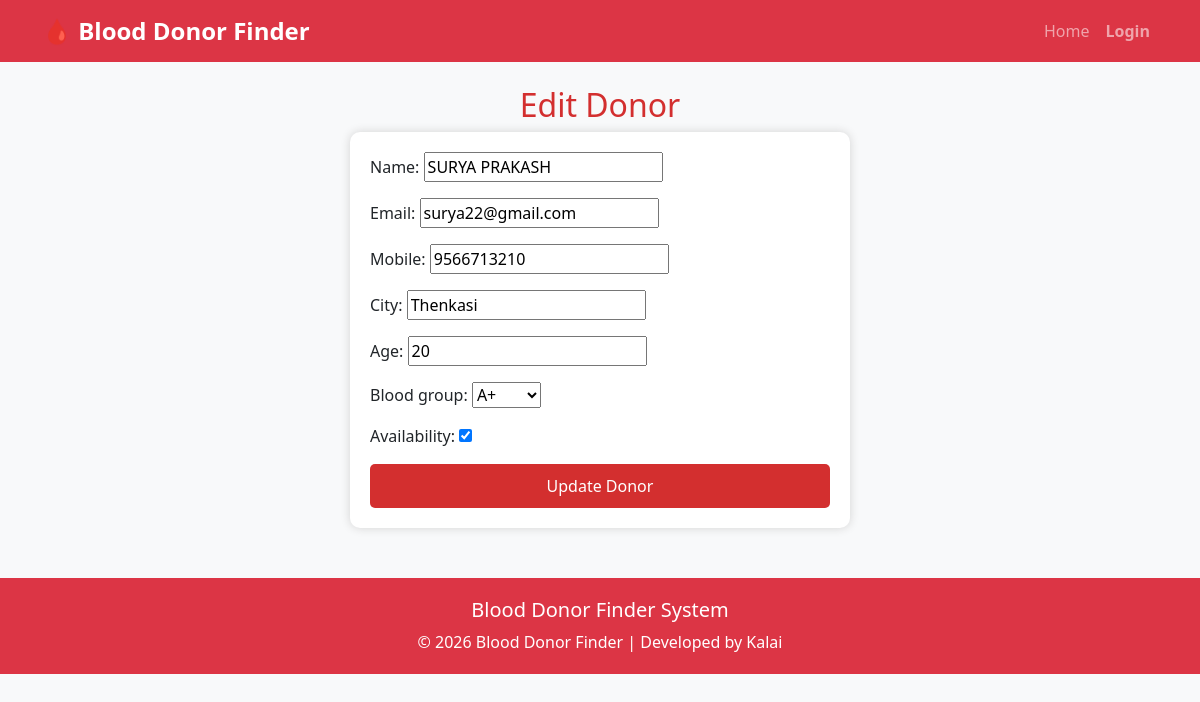
Page /edit/1/ on the committed database.
### donor/models.py (models this page shows, shortened)
class Donor(models.Model):
    BLOOD_GROUPS = [
        ('A+', 'A+'),
        ('A-', 'A-'),
        ('B+', 'B+'),
        ('B-', 'B-'),
        ('AB+', 'AB+'),
        ('AB-', 'AB-'),
        ('O+', 'O+'),
        ('O-', 'O-'),
    ]
    name = models.CharField(max_length=100)
    email = models.EmailField()
    mobile = models.CharField(max_length=15)
    city = models.CharField(max_length=100)
    age = models.IntegerField()
    blood_group = models.CharField(
        max_length=5,
        choices=BLOOD_GROUPS
    )
    availability = models.BooleanField(default=True)

### donor/views.py (the view)
# urls.py: path('edit/<int:id>/', views.edit_donor, name='edit_donor'),
def edit_donor(request, id):
    donor = get_object_or_404(Donor, id=id)
    if request.method == 'POST':
        form = DonorForm(request.POST, instance=donor)
        if form.is_valid():
            form.save()
            return redirect('donors')
    else:
        form = DonorForm(instance=donor)
    return render(request, 'edit_donor.html', {'form': form})

### donor/forms.py
class DonorForm(forms.ModelForm):
    class Meta:
        model = Donor
        fields = '__all__'

### templates/edit_donor.html (shortened to what this page needs)
{% extends 'base.html' %}
{% block content %}
<h2 style="text-align:center;color:#d32f2f;">Edit Donor</h2>
<form method="POST" style="width:500px;margin:auto;background:white;padding:20px;border-radius:10px;box-shadow:0 0 10px lightgray;">
    {{ form.as_p }}
    <button type="submit"
        style="width:100%;padding:10px;background:#d32f2f;color:white;border:none;border-radius:5px;">
        Update Donor
    </button>
</form>
{% endblock %}

### templates/base.html (style rules this page uses)
body { background:#f8f9fa; font-family:Segoe UI,Arial,sans-serif; }

### rows in the picture
Donor: name "SURYA PRAKASH", email "surya22@gmail.com", mobile "9566713210", city "Thenkasi", age "20", blood_group "A+", availability "☑"
